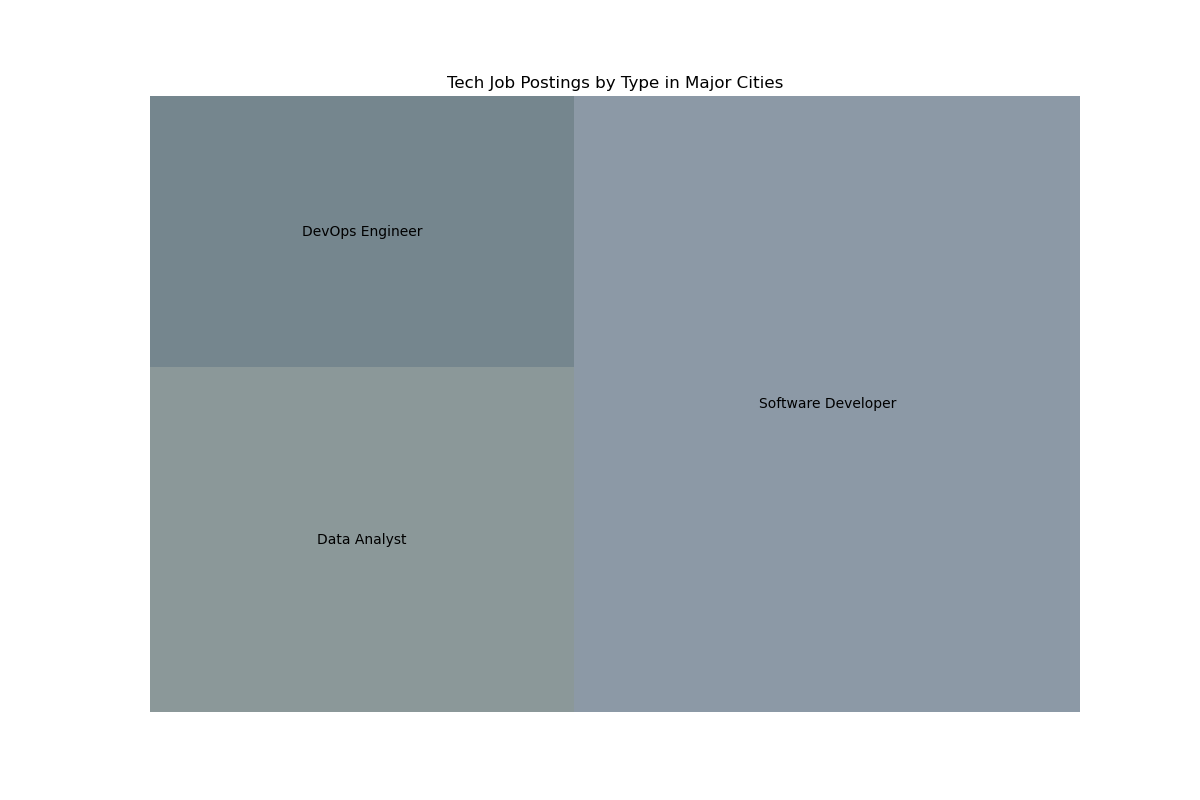

Write the Python code that produced this figure.

import matplotlib.pyplot as plt
import pandas as pd
import squarify # treemap library

# Data: Job postings in various cities for different job types
data = {
    "City": ["San Francisco", "San Francisco", "San Francisco", "New York", "New York", "New York",
             "Seattle", "Seattle", "Seattle", "Austin", "Austin", "Austin", 
             "Boston", "Boston", "Boston", "Chicago", "Chicago", "Chicago"],
    "Job Type": ["Software Developer", "Data Analyst", "DevOps Engineer", "Software Developer",
                 "Data Analyst", "DevOps Engineer", "Software Developer", "Data Analyst",
                 "DevOps Engineer", "Software Developer", "Data Analyst", "DevOps Engineer",
                 "Software Developer", "Data Analyst", "DevOps Engineer", "Software Developer",
                 "Data Analyst", "DevOps Engineer"],
    "Number of Postings": [300, 120, 90, 280, 130, 110, 200, 100, 80, 180, 90, 70, 160, 80, 60, 220, 110, 85]
}

# Create a DataFrame
df = pd.DataFrame(data)

# Group data by Job Type
grouped_data = df.groupby("Job Type").sum().reset_index()

# Define color list
colors = ["#6e7f80", "#536872", "#708090", "#5f9ea0", "#4f6a7f", "#5c8399", "#468b8f", "#3e7f7e", "#2f7f7f"]

# Plot
plt.figure(figsize=(12, 8))
squarify.plot(sizes=grouped_data['Number of Postings'], label=grouped_data['Job Type'], alpha=0.8, color=colors)
plt.title('Tech Job Postings by Type in Major Cities')
plt.axis('off')
plt.show()
